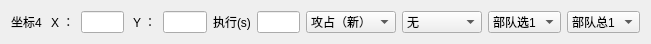
   <widget class="QWidget" name="horizontalLayoutWidget_6">
    <property name="geometry">
     <rect>
      <x>0</x>
      <y>160</y>
      <width>651</width>
      <height>41</height>
     </rect>
    </property>
    <layout class="QHBoxLayout" name="horizontalLayout_9">
     <item>
      <widget class="QLabel" name="label_22">
       <property name="text">
        <string>坐标4 </string>
       </property>
      </widget>
     </item>
     <item>
      <widget class="QLabel" name="label_23">
       <property name="text">
        <string>X ：</string>
       </property>
      </widget>
     </item>
     <item>
      <widget class="QLineEdit" name="et_pos_x_4"/>
     </item>
     <item>
      <widget class="QLabel" name="label_24">
       <property name="text">
        <string> Y ：</string>
       </property>
      </widget>
     </item>
     <item>
      <widget class="QLineEdit" name="et_pos_y_4"/>
     </item>
     <item>
      <widget class="QLabel" name="label_68">
       <property name="text">
        <string>执行(s)</string>
       </property>
      </widget>
     </item>
     <item>
      <widget class="QLineEdit" name="et_delay_4"/>
     </item>
     <item>
      <widget class="QComboBox" name="cbb4">
       <property name="minimumSize">
        <size>
         <width>90</width>
         <height>0</height>
        </size>
       </property>
       <item>
        <property name="text">
         <string>攻占（新）</string>
        </property>
       </item>
       <item>
        <property name="text">
         <string>行军（新）</string>
        </property>
       </item>
       <item>
        <property name="text">
         <string>行军（敌）</string>
        </property>
       </item>
       <item>
        <property name="text">
         <string>攻占（敌）</string>
        </property>
       </item>
       <item>
        <property name="text">
         <string>行军（已）</string>
        </property>
       </item>
       <item>
        <property name="text">
         <string>驻守（己）</string>
        </property>
       </item>
       <item>
        <property name="text">
         <string>扫荡（已）</string>
        </property>
       </item>
       <item>
        <property name="text">
         <string>屯田（已）</string>
        </property>
       </item>
       <item>
        <property name="text">
         <string>驻守（营）</string>
        </property>
       </item>
       <item>
        <property name="text">
         <string>调动（营）</string>
        </property>
       </item>
       <item>
        <property name="text">
         <string>调动（盟）</string>
        </property>
       </item>
       <item>
        <property name="text">
         <string>驻守（盟）</string>
        </property>
       </item>
       <item>
        <property name="text">
         <string>回城</string>
        </property>
       </item>
      </widget>
     </item>
     <item>
      <widget class="QComboBox" name="cb_qk4">
       <property name="minimumSize">
        <size>
         <width>80</width>
         <height>0</height>
        </size>
       </property>
       <item>
        <property name="text">
         <string>无</string>
        </property>
       </item>
       <item>
        <property name="text">
         <string>快速分兵1</string>
        </property>
       </item>
       <item>
        <property name="text">
         <string>快速分兵2</string>
        </property>
       </item>
       <item>
        <property name="text">
         <string>快速分兵3</string>
        </property>
       </item>
       <item>
        <property name="text">
         <string>快速分兵4</string>
        </property>
       </item>
       <item>
        <property name="text">
         <string>快速分兵5</string>
        </property>
       </item>
      </widget>
     </item>
     <item>
      <widget class="QComboBox" name="cb_select_4">
       <item>
        <property name="text">
         <string>部队选1</string>
        </property>
       </item>
       <item>
        <property name="text">
         <string>部队选2</string>
        </property>
       </item>
       <item>
        <property name="text">
         <string>部队选3</string>
        </property>
       </item>
       <item>
        <property name="text">
         <string>部队选4</string>
        </property>
       </item>
       <item>
        <property name="text">
         <string>部队选5</string>
        </property>
       </item>
      </widget>
     </item>
     <item>
      <widget class="QComboBox" name="cb_sum_4">
       <item>
        <property name="text">
         <string>部队总1</string>
        </property>
       </item>
       <item>
        <property name="text">
         <string>部队总2</string>
        </property>
       </item>
       <item>
        <property name="text">
         <string>部队总3</string>
        </property>
       </item>
       <item>
        <property name="text">
         <string>部队总4</string>
        </property>
       </item>
       <item>
        <property name="text">
         <string>部队总5</string>
        </property>
       </item>
      </widget>
     </item>
    </layout>
   </widget>
